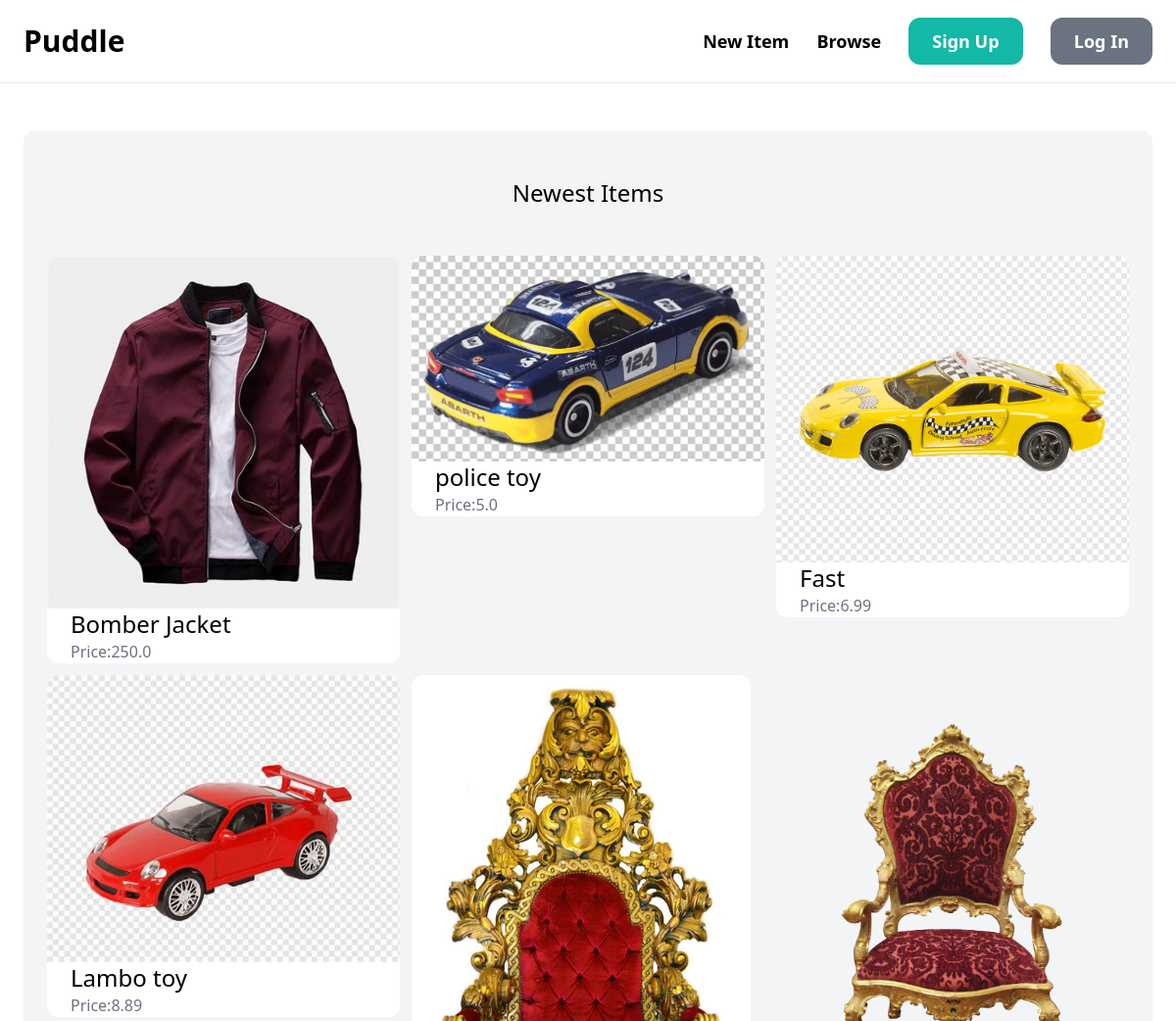
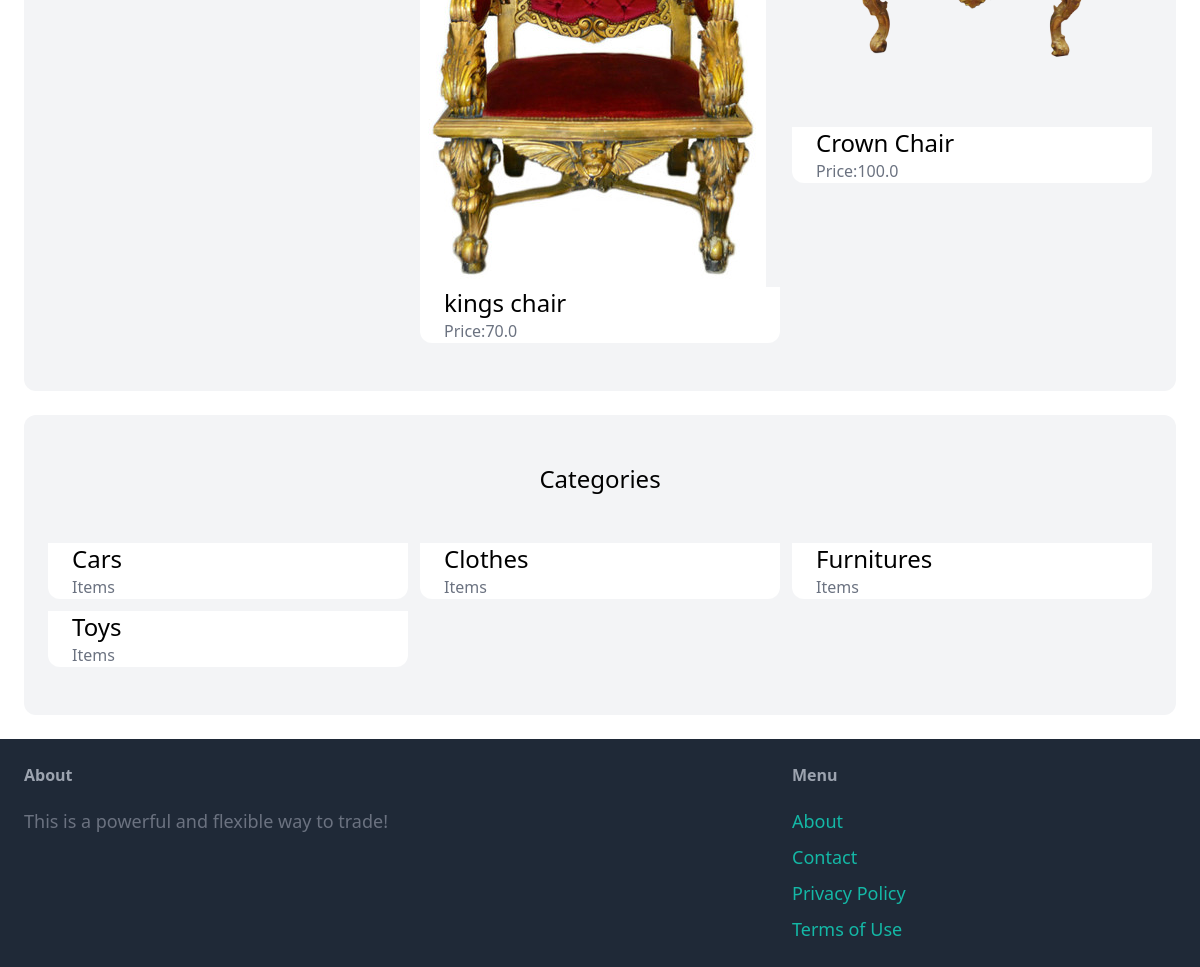
The page / on the database its author committed (2 pictures, top to bottom).
### item/models.py (models this page shows, shortened)
class Item(models.Model):
     category=models.ForeignKey(Category,related_name='items',on_delete=models.CASCADE)
     name=models.CharField(max_length=255)
     description=models.TextField(blank=True,null=True)
     price=models.FloatField()
     image=models.ImageField(upload_to='item_images',blank=True,null=True)
     is_sold=models.BooleanField(default=False)
     created_by=models.ForeignKey(User,related_name='items',on_delete=models.CASCADE)
     created_at=models.DateTimeField(auto_now_add=True)

class Category(models.Model):
    name=models.CharField(max_length=255)
    class Meta:
        ordering=('name',)
        verbose_name_plural='Categories'

### core/views.py (the view)
# urls.py: path('', views.index, name='imdex'),
def index(request):
    items=Item.objects.filter(is_sold=False)[0:6]
    categories=Category.objects.all()
    return render(request,'core/index.html',{
        'categories': categories,
        'items':items,
    })

### core/templates/core/index.html (shortened to what this page needs)
{% extends 'core/base.html' %}
{% block content %}
<div class="mt-6 px-6 py-12 bg-gray-100 rounded-xl">
    <h2 class="mb-12 text-2xl text-center ">Newest Items</h2>
    <div class="grid grid-cols-3 gap-3">
        {% for item in items %}
        <div>
            <a href="{% url 'item:detail' item.id %}">
                <div>
                    <img src="{{ item.image.url }}" class="rounded-t-xl ">
                </div>
                <div class="px-6 bg-white rounded-b-xl">
                    <h2 class="text-2xl">{{ item.name }}</h2>
                    <p class="text-gray-500">Price:{{ item.price }}</p>
                </div>
            </a>
        </div>
        {% endfor %}
    </div>
</div>
<div class="mt-6 px-6 py-12 bg-gray-100 rounded-xl">
    <h2 class="mb-12 text-2xl text-center ">Categories</h2>
    <div class="grid grid-cols-3 gap-3">
        {% for category in categories %}
        <div>
            <a href="">
                <div class="px-6 bg-white rounded-b-xl">
                    <h2 class="text-2xl">{{ category.name }}</h2>
                    <p class="text-gray-500">{{ category.item.count }}Items</p>
                </div>
            </a>
        </div>
        {% endfor %}
        </div>
    </div>
{% endblock %}

### core/templates/core/base.html (shortened to what this page needs)
<!DOCTYPE html>
<html lang="en">
<head>
    <script src="https://cdn.tailwindcss.com"></script>
</head>
<body>
    <nav class="py-6 px-6 flex justify-between items-center border-b border-gray-200">
        <a href="/" class="text-3xl font-semibold ">Puddle</a>
        <div class="space-x-6">
            <a href="{% url 'item:new' %}" class="text-lg font-semibold hover:text-gray-500">New Item</a>
            <a href="{% url 'item:items' %}" class="text-lg font-semibold hover:text-gray-500">Browse</a>
            {% if request.user.is_authenticated %}
            <a href="{% url 'conversation:inbox' %}" class="px-6 py-3 text-lg font-semibold bg-teal-500 text-white rounded-xl hover:bg-teal-700">Inbox</a>
            <a href="{% url 'dashboard:index' %}" class="px-6 py-3 text-lg font-semibold bg-gray-500 text-white rounded-xl hover:bg-gray-700">Dashboard</a>
            {% else %}
                <a href="{% url 'core:signup' %}" class="px-6 py-3 text-lg font-semibold bg-teal-500 text-white rounded-xl hover:bg-teal-700">Sign Up</a>
                <a href="{% url 'core:login' %}" class="px-6 py-3 text-lg font-semibold bg-gray-500 text-white rounded-xl hover:bg-gray-700">Log In</a>
            {% endif %}
        </div>
    </nav>
    <div class="px-6 py-6">
{% block content %}
{% endblock %}
 </div>
 <footer class="py-6 px-6 flex justify-between bg-gray-800">
    <div class="w-2/3 pr-10">
        <h3 class="mb-5 font-semibold text-gray-400">About</h3>
        <p class="text-lg text-gray-500">This is a powerful and flexible way to trade!</p>
    </div>
        <div class="w-1/3">
            <h3 class="mb-5 font-semibold text-gray-400">Menu</h3>
            <ul class="space-y-2">
                <li ><a href="" class="text-lg text-teal-500 hover:text-teal-700">About</a></li>
                <li ><a href="{% url 'core:contact' %}" class="text-lg text-teal-500 hover:text-teal-700">Contact</a></li>
                <li ><a href="" class="text-lg text-teal-500 hover:text-teal-700">Privacy Policy</a></li>
                <li ><a href="" class="text-lg text-teal-500 hover:text-teal-700">Terms of Use</a></li>
            </ul>
        </div>
 </footer>
</body>
</html>

### rows shown on the page
Item: image (picture), name "Bomber Jacket", price "250.0"
Item: image (picture), name "police toy", price "5.0"
Item: image (picture), name "Fast", price "6.99"
Item: image (picture), name "Lambo toy", price "8.89"
Item: image (picture), name "kings chair", price "70.0"
Item: image (picture), name "Crown Chair", price "100.0"
Category: name "Cars"
Category: name "Clothes"
Category: name "Furnitures"
Category: name "Toys"
